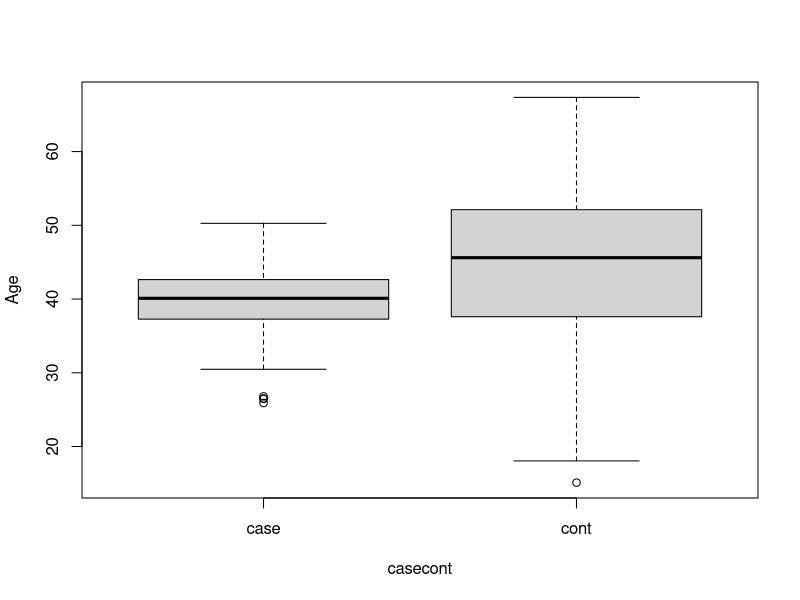
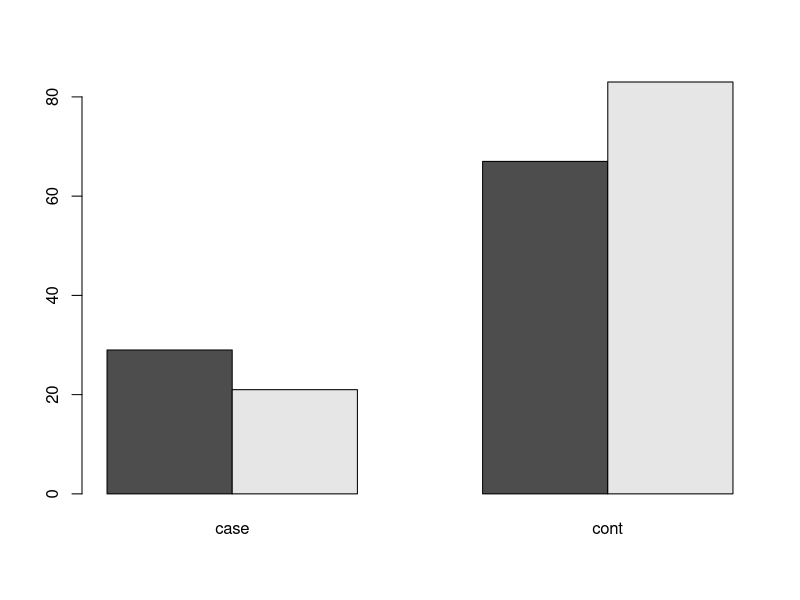
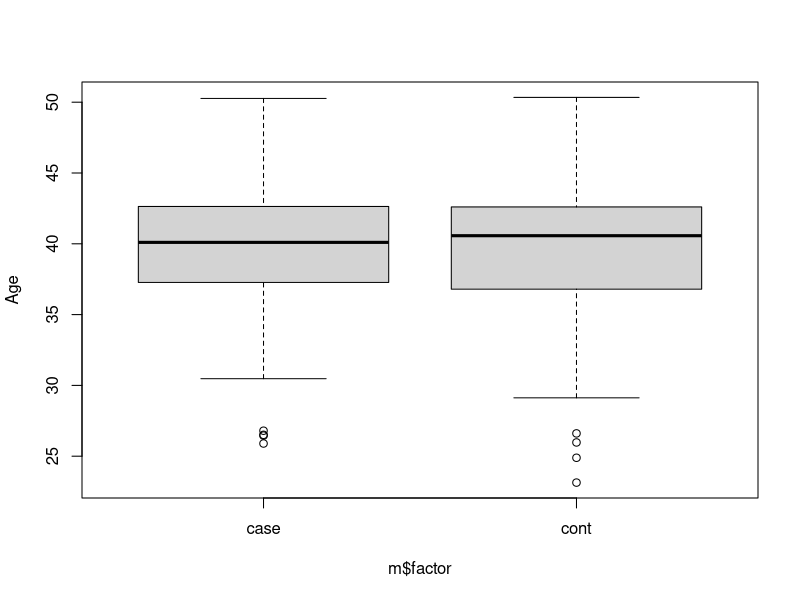
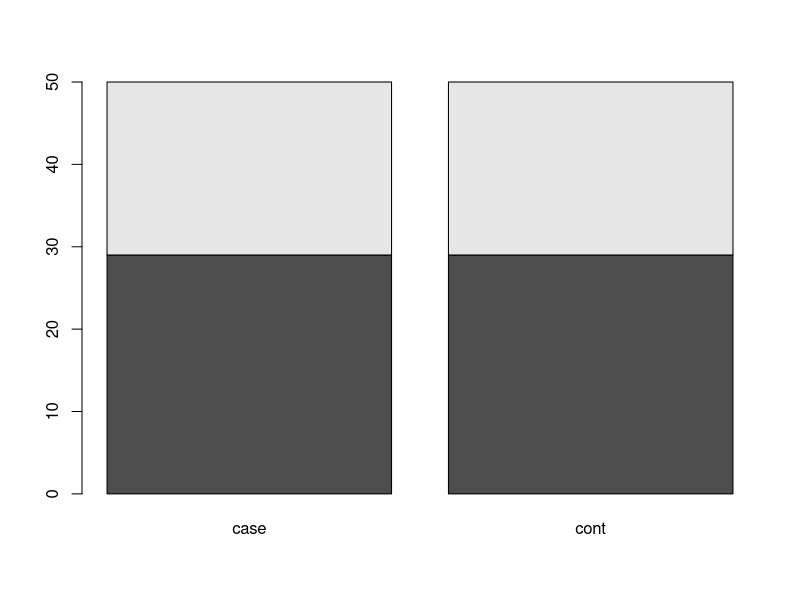

Source code (R) for these figures, in order:
library(e1071)


### Name: matchControls
### Title: Find Matched Control Group
### Aliases: matchControls
### Keywords: manip

### ** Examples

Age.case <- 40 + 5 * rnorm(50)
Age.cont <- 45 + 10 * rnorm(150)
Age <- c(Age.case, Age.cont)

Sex.case <- sample(c("M", "F"), 50, prob = c(.4, .6), replace = TRUE)
Sex.cont <- sample(c("M", "F"), 150, prob = c(.6, .4), replace = TRUE)
Sex <- as.factor(c(Sex.case, Sex.cont))

casecont <- as.factor(c(rep("case", 50), rep("cont", 150)))

## now look at the group properties:
boxplot(Age ~ casecont)
barplot(table(Sex, casecont), beside = TRUE)

m <- matchControls(casecont ~ Sex + Age)

## properties of the new groups:
boxplot(Age ~ m$factor)
barplot(table(Sex, m$factor))
